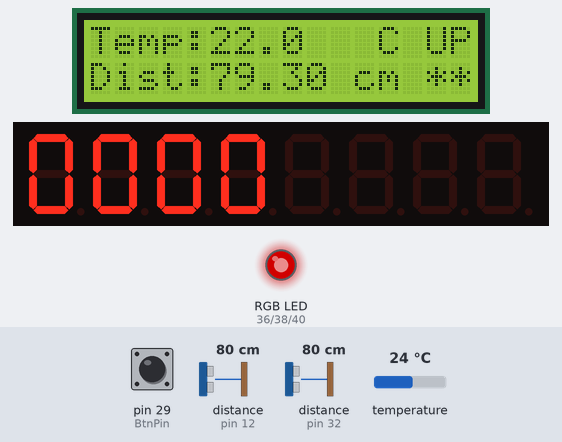
Recording of a program running on a simulated Raspberry Pi (header pin numbers). Parts: 16×2 character LCD, 8-digit seven-segment display, an RGB LED mixed from three pins (HIGH = lit). Inputs (shaded band) come from the test bench; at power-on: pin 29 (BtnPin) LOW, distance to the obstacle (sensors on pin 32, pin 12) 80 cm, temperature 24 °C. The echo pulse lasts 58.3 µs per cm; dim RGB values are drawn brighter than linear; the clock reads 2024-03-15 10:24:30 at power-on unless the program sets it; library files of the repository ran but are not shown: i2c_lcd1602.py, ADC0832.py; pins used as bus, display or sensor lines are not drawn; what the program prints to the terminal is not drawn.

Above: at 4.5 s.
4.6 s: pin 29 (BtnPin) pulled HIGH for 1.25 s
At 5.8 s:
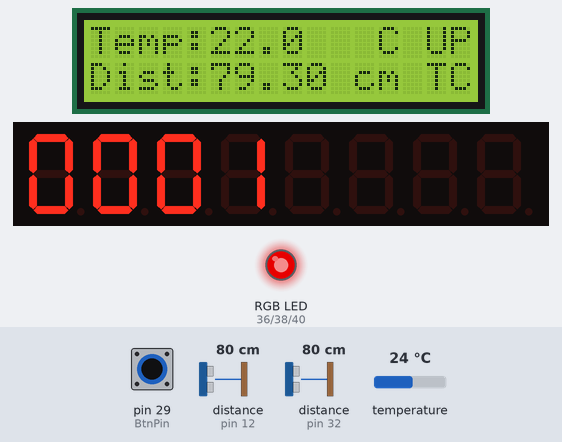
7.6 s: pin 29 (BtnPin) pulled HIGH for 1.25 s
At 8.17 s:
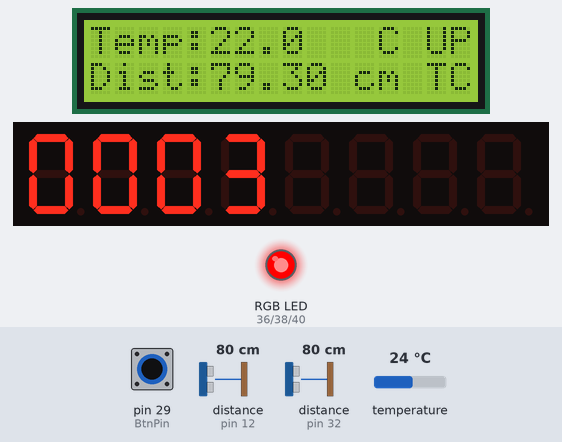
11.7 s: distance to the obstacle (sensor on pin 32) set to 2 cm
At 12.7 s:
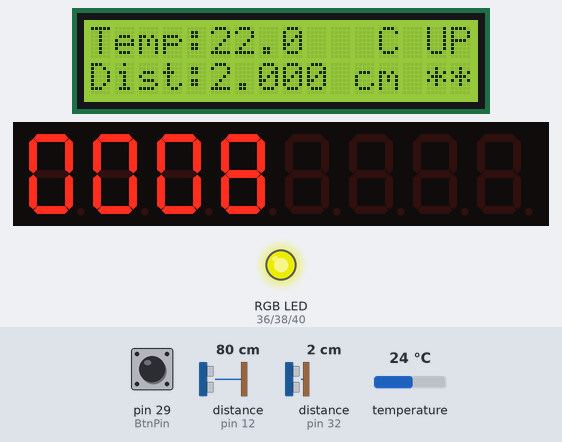
15.9 s: pin 29 (BtnPin) pulled HIGH for 3.2 s
At 17.2 s:
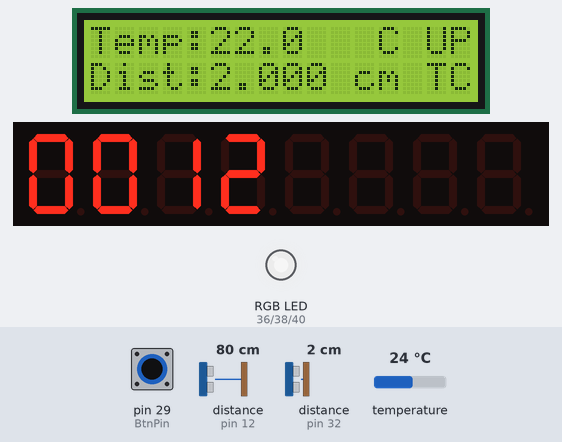
20.6 s: pin 29 (BtnPin) pulled HIGH for 1.25 s
At 22.2 s:
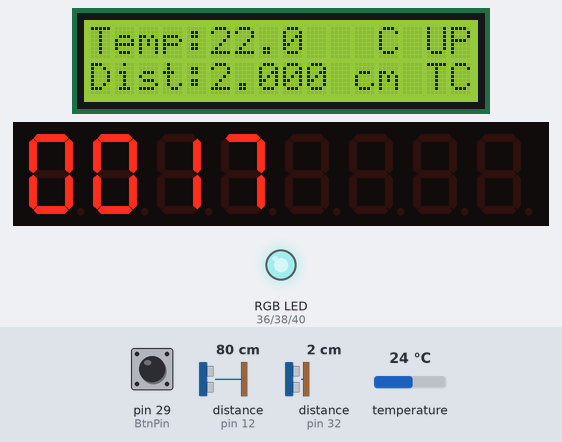
25.0 s: distance to the obstacle (sensor on pin 32) set to 4 cm
At 26.4 s:
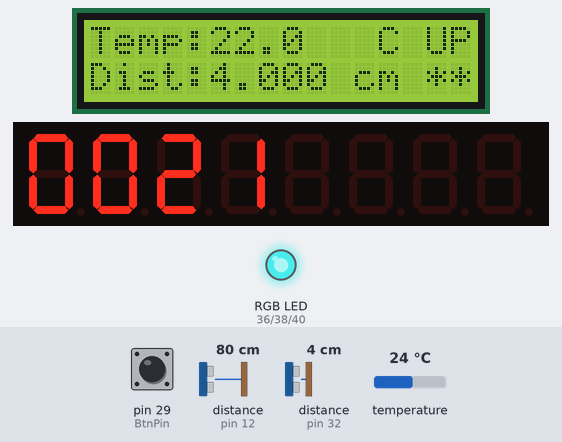
Timing chart, 0 to 29.1 s (numbered marks = the images above; inputs shaded):
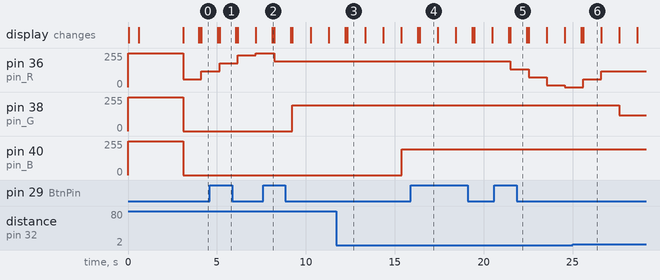

Measured:
- after the input at 4.6 s, the display: first changes after 0.44 s (image 1 shows a later state)
- after the input at 7.6 s, the display: changes after 0.52 s (image 2)
- after the input at 15.9 s, the display: first changes after 0.40 s (image 4 shows a later state)
- after the input at 20.6 s, the display: first changes after 0.80 s (image 5 shows a later state)
- what the display in image 6 shows lasts 1.0 s, from 25.6 s to 26.6 s

The program:

main.py
```python
#!/usr/bin/env python

import RPi.GPIO as GPIO
import distance
import i2c_lcd1602
import time
import ds18b20
import rgbLed
import PS2Joystick
import touchBtn
import segment

screen = i2c_lcd1602.Screen(bus=1, addr=0x3f, cols=16, rows=2)

def destory():
        GPIO.cleanup()

def loop():
        col = [0,0,0]
        st1 = 0
        st2 = [True,True,True]
        counter = 0
        btnSt = "**"
        while True:
           for st1 in range(0,18):
                tmp = PS2Joystick.getResult()
                status = PS2Joystick.state[tmp]
                col1 = rgbLed.rgbSet(col, st1, st2)
                col = col1[0]
                st1 = col1[1]
                st2 = col1[2]
                screen.cursorTo(0, 0)
                temp = 0
                temp = ds18b20.readTemp(temp)
                screen.println('Temp:' + "{:6}".format(str(temp)) + ' C '+ status)
                print temp
                btnSt = touchBtn.btnStatus(btnSt)
                t = distance.checkdist()
                t = round(t, 1)
                m = '%f' %t
                m = m[:5]
                screen.cursorTo(1, 0)
                screen.println('Dist:' + "{:5}".format(m) + ' cm ' + btnSt)
                print m
                print btnSt
                screen.clear()
                time.sleep(0.1)
                if counter <= 9999:
                    segment.numberDisplay(counter)
                else:
                    counter = 0
                counter += 1

if __name__ == '__main__':
        print 'RaspPi project'
        line = "RaspPi project  "
        screen.enable_backlight()
        time.sleep(0.5)
        screen.clear()
        screen.cursorTo(0, 0)
        screen.println(line)
        screen.cursorTo(1, 0)
        line = " " * 16
        screen.println(line)
        time.sleep(0.5)
        screen.enable_backlight()
        screen.clear()
        try:
                distance.setup()
                PS2Joystick.setup()
                touchBtn.setup()
                segment.TM1638_init()
                loop()
        except KeyboardInterrupt:
                destory()
```

distance.py
```python
#! /usr/bin/python
import RPi.GPIO as GPIO
import time

Trig = 22
Echo = 32

def checkdist():
	GPIO.output(Trig, GPIO.HIGH)
	time.sleep(0.000015)
	GPIO.output(Trig, GPIO.LOW)
	while not GPIO.input(Echo):
		pass
	t1 = time.time()
	while GPIO.input(Echo):
		pass
	t2 = time.time()
	return (t2-t1)*340/2 * 100

def setup():
	GPIO.setmode(GPIO.BOARD)
	GPIO.setup(Trig, GPIO.OUT, initial=GPIO.LOW)
	GPIO.setup(Echo, GPIO.IN)
	time.sleep(2)
```

ds18b20.py
```python
#!/usr/bin/env python
import os
import time

#----------------------------------------------------------------
#       Note:
#               ds18b20's data pin must be connected to pin7(GPIO4).
#----------------------------------------------------------------

# Reads temperature from sensor and prints to stdout
# id is the id of the sensor
def readSensor(id):
        tfile = open("/sys/bus/w1/devices/"+id+"/w1_slave")
        text = tfile.read()
        tfile.close()
        secondline = text.split("\n")[1]
        temperaturedata = secondline.split(" ")[9]
        temperature = float(temperaturedata[2:])
        temperature = (temperature - 2000) / 1000
        print "Sensor: " + id  + " - Current temperature : %0.3f C" % temperature
        return temperature

# Reads temperature from all sensors found in /sys/bus/w1/devices/
# starting with "28-...
def readSensors():
        count = 0
        sensor = ""
        for file in os.listdir("/sys/bus/w1/devices/"):
                if (file.startswith("28-")):
                        temperature = readSensor(file)
                        count+=1
        if (count == 0):
                print "No sensor found! Check connection"
        return temperature

def readTemp(t):
   t = readSensors()
   return t

# read temperature every second for all connected sensors
def loop():
        while True:
                readSensors()
                time.sleep(1)

# Nothing to cleanup
def destroy():
        pass

# Main starts here
if __name__ == "__main__":
        try:
                loop()
        except KeyboardInterrupt:
                destroy()
```

rgbLed.py
```python
#!/usr/bin/env python
# -*- coding: utf-8 -*-
import RPi.GPIO as GPIO
import time


pins = {'pin_R':36, 'pin_G':38, 'pin_B':40}  # pins is a dict

GPIO.setmode(GPIO.BOARD)       # Numbers GPIOs by physical location
for i in pins:
    GPIO.setup(pins[i], GPIO.OUT)   # Set pins' mode is output
    GPIO.output(pins[i], GPIO.HIGH) # Set pins to high(+3.3V) to off led

p_R = GPIO.PWM(pins['pin_R'], 2000)  # set Frequece to 2KHz
p_G = GPIO.PWM(pins['pin_G'], 2000)
p_B = GPIO.PWM(pins['pin_B'], 2000)

p_R.start(100)      # Initial duty Cycle = 100 (leds off)
p_G.start(100)
p_B.start(100)

def map(x, in_min, in_max, out_min, out_max):
        return (x - in_min) * (out_max - out_min) / (in_max - in_min) + out_min

def clamp(value, min_value, max_value):	# define the user-defined ‘clamp’ function
        return min(max_value, max(min_value, value))

def setColor(col):   # For example : col = 0x112233

        R_val = col[0]
        G_val = col[1]
        B_val = col[2]

        R_val = map(R_val, 0, 255, 0, 100) # clamp the frequency '0-100'
        G_val = map(G_val, 0, 255, 0, 100) # clamp the frequency '0-100'
        B_val = map(B_val, 0, 255, 0, 100) # clamp the frequency '0-100'

        p_R.ChangeDutyCycle(R_val)     # Change duty cycle
        p_G.ChangeDutyCycle(G_val)
        p_B.ChangeDutyCycle(B_val)

def rgbColor():
    for b in range(0,255,60):
                col[2] = b
                print(col)
                for g in range(0,255,60):
                     col[1] = g
                     print(col)
                     for r in range(0,255,60):
                         col[0] = r
                         print(col)
                         setColor(col)
                         time.sleep(0.5)

def rgbSet(led, st1, st2):
    ch = st1 % 18
    r_inc = st2[0]
    g_inc = st2[1]
    b_inc = st2[2]
    if ch < 6:                                # focus on red channel
       if (led[0] >= 0) and (led[0] < 255) and (r_inc == True):
          led[0] += 60
          if led[0] > 255:
             r_inc = False
          else:
             r_inc = True
       else:
          led[0] -= 60
          if led[0] < 0:
             r_inc = True
          else:
             r_inc = False
       led[0] = clamp(led[0],0,255)
    if ch >= 6 and ch < 12:                                # focus on green channel
       if (led[1] >= 0) and (led[1] < 255) and (g_inc == True):
          led[1] += 60
          if led[1] > 255:
             g_inc = False
          else:
             g_inc = True
       else:
          led[1] -= 60
          if led[1] < 0:
             g_inc = True
          else:
             g_inc = False
       led[1] = clamp(led[0],0,255)             # focus on blue channel
    if ch >= 12 and ch < 18:
       if (led[2] >= 0) and (led[2] < 255) and (b_inc == True):
          led[2] += 60
          if led[2] > 255:
             b_inc = False
          else:
             b_inc = True
       else:
          led[2] -= 60
          if led[2] < 0:
             b_inc = True
          else:
             b_inc = False
       led[2] = clamp(led[0],0,255)
    setColor(led)
    time.sleep(0.1)
    st2[0] = r_inc
    st2[1] = g_inc
    st2[2] = b_inc
    return (led, st1, st2)
```

PS2Joystick.py
```python
#!/usr/bin/env python

import ADC0832
import RPi.GPIO as GPIO
import time

btn = 15        # Define button pin

def setup():
        ADC0832.setup()                         # Setup ADC0832
        GPIO.setmode(GPIO.BOARD)        # Numbers GPIOs by physical location
        GPIO.setup(btn, GPIO.IN, pull_up_down=GPIO.PUD_UP)      # Setup button pin as input an pull it up
        global state
        state = ['--', 'UP', 'DN', 'LF', 'RH', 'PR']

def getResult():        #get joystick result
        if ADC0832.getResult1() == 0:
                return 1                #up
        if ADC0832.getResult1() == 255:
                return 2                #down

        if ADC0832.getResult() == 0:
                return 3                #left
        if ADC0832.getResult() == 255:
                return 4                #right

        if GPIO.input(btn) == 1:
 #             print 'Button is not pressed!'          # Button is not pressed
               return 0
        else:
 #             print 'Button pressed'                  # Button is pressed
               return 5

def loop():
        while True:
                tmp = getResult()
                if tmp != None:
                        print state[tmp - 1]

def destory():
        GPIO.cleanup()                          # Release resource

if __name__ == '__main__':              # Program start from here
        setup()
        try:
                loop()
        except KeyboardInterrupt:       # When 'Ctrl+C' is pressed, the child program destroy() will be  executed.
                destory()
```

touchBtn.py
```python
#!/usr/bin/env python
import RPi.GPIO as GPIO
import time

# LedPin = 11    # pin17 --- led
BtnPin = 29    # pin18 --- button

# Led_status = 1

def setup():
	GPIO.setmode(GPIO.BOARD)       # Numbers GPIOs by physical location
#	GPIO.setup(LedPin, GPIO.OUT)   # Set LedPin's mode is output
	GPIO.setup(BtnPin, GPIO.IN, pull_up_down=GPIO.PUD_DOWN)    # Set BtnPin's mode is input, and pull up to high level(3.3V)
#	GPIO.output(LedPin, GPIO.HIGH) # Set LedPin high(+3.3V) to make led off

def btnStatus(btnSt):
        if GPIO.input(BtnPin) == GPIO.HIGH:
                btnSt = "TC"
        else:
                btnSt = "**"

        return btnSt


def loop(Led_status):
	while True:
		if GPIO.input(BtnPin) == GPIO.HIGH: # Check whether the button is pressed or not.
			time.sleep(0.01)
#			if GPIO.input(BtnPin) == GPIO.HIGH:
#				Led_status = not Led_status
#				GPIO.output(LedPin, Led_status)
#				print('The status of led is toggled !')
#			while(not not GPIO.input(BtnPin)):
#				pass

def destroy():
#	GPIO.output(LedPin, GPIO.HIGH)     # led off
	GPIO.cleanup()                     # Release resource

if __name__ == '__main__':     # Program start from here
	setup()
	try:
		loop(Led_status)
	except KeyboardInterrupt:  # When 'Ctrl+C' is pressed, the child program destroy() will be  executed.
		destroy()
```

segment.py
```python
#!/usr/bin/env python

import RPi.GPIO as GPIO
import time

DIO = 33
CLK = 35
STB = 37

LSBFIRST = 0
MSBFIRST = 1

tmp = 0

def _shiftOut(dataPin, clockPin, bitOrder, val):
	for i in range(8):
		if bitOrder == LSBFIRST:
			GPIO.output(dataPin, val & (1 << i))
		else:
			GPIO.output(dataPin, val & (1 << (7 -i)))
		GPIO.output(clockPin, True)
		time.sleep(0.000001)
		GPIO.output(clockPin, False)
		time.sleep(0.000001)

def sendCommand(cmd):
	GPIO.output(STB, False)
	_shiftOut(DIO, CLK, LSBFIRST, cmd)
	GPIO.output(STB, True)

def TM1638_init():
	GPIO.setwarnings(False)
	GPIO.setmode(GPIO.BOARD)
	GPIO.setup(DIO, GPIO.OUT)
	GPIO.setup(CLK, GPIO.OUT)
	GPIO.setup(STB, GPIO.OUT)
	sendCommand(0x8f)

def numberDisplay(num):
	digits = [0x3f,0x06,0x5b,0x4f,0x66,0x6d,0x7d,0x07,0x7f,0x6f]
	sendCommand(0x40)
	GPIO.output(STB, False)
	_shiftOut(DIO, CLK, LSBFIRST, 0xc0)
	_shiftOut(DIO, CLK, LSBFIRST, digits[num/1000%10])
	_shiftOut(DIO, CLK, LSBFIRST, 0x00)
	_shiftOut(DIO, CLK, LSBFIRST, digits[num/100%10])
	_shiftOut(DIO, CLK, LSBFIRST, 0x00)
	_shiftOut(DIO, CLK, LSBFIRST, digits[num/10%10])
	_shiftOut(DIO, CLK, LSBFIRST, 0x00)
	_shiftOut(DIO, CLK, LSBFIRST, digits[num%10])
	_shiftOut(DIO, CLK, LSBFIRST, 0x00)
	GPIO.output(STB, True)

def numberDisplay_dec(num):
	digits = [0x3f,0x06,0x5b,0x4f,0x66,0x6d,0x7d,0x07,0x7f,0x6f]
	integer = 0
	decimal = 0

	pro = int(num * 100)

	integer = int(pro / 100)
	decimal = int(pro % 100)

	sendCommand(0x40)
	GPIO.output(STB, False)
	_shiftOut(DIO, CLK, LSBFIRST, 0xc0)
	_shiftOut(DIO, CLK, LSBFIRST, digits[integer/10])
	_shiftOut(DIO, CLK, LSBFIRST, 0x00)
	_shiftOut(DIO, CLK, LSBFIRST, digits[integer%10] | 0x80)
	_shiftOut(DIO, CLK, LSBFIRST, 0x00)
	_shiftOut(DIO, CLK, LSBFIRST, digits[decimal/10])
	_shiftOut(DIO, CLK, LSBFIRST, 0x00)
	_shiftOut(DIO, CLK, LSBFIRST, digits[decimal%10])
	_shiftOut(DIO, CLK, LSBFIRST, 0x00)
	GPIO.output(STB, True)

def loop():
    	TM1638_init()
	numberDisplay(1234)
	time.sleep(4) # 4s
	numberDisplay_dec(56.78)
	time.sleep(4) # 4s
	while True:
		numberDisplay(tmp)
		tmp += 1
		if tmp > 9999:
			tmp = 0
		time.sleep(0.05)

try:
        if __name__ == '__main__':
	    loop()

except KeyboardInterrupt:
	GPIO.cleanup()
```
